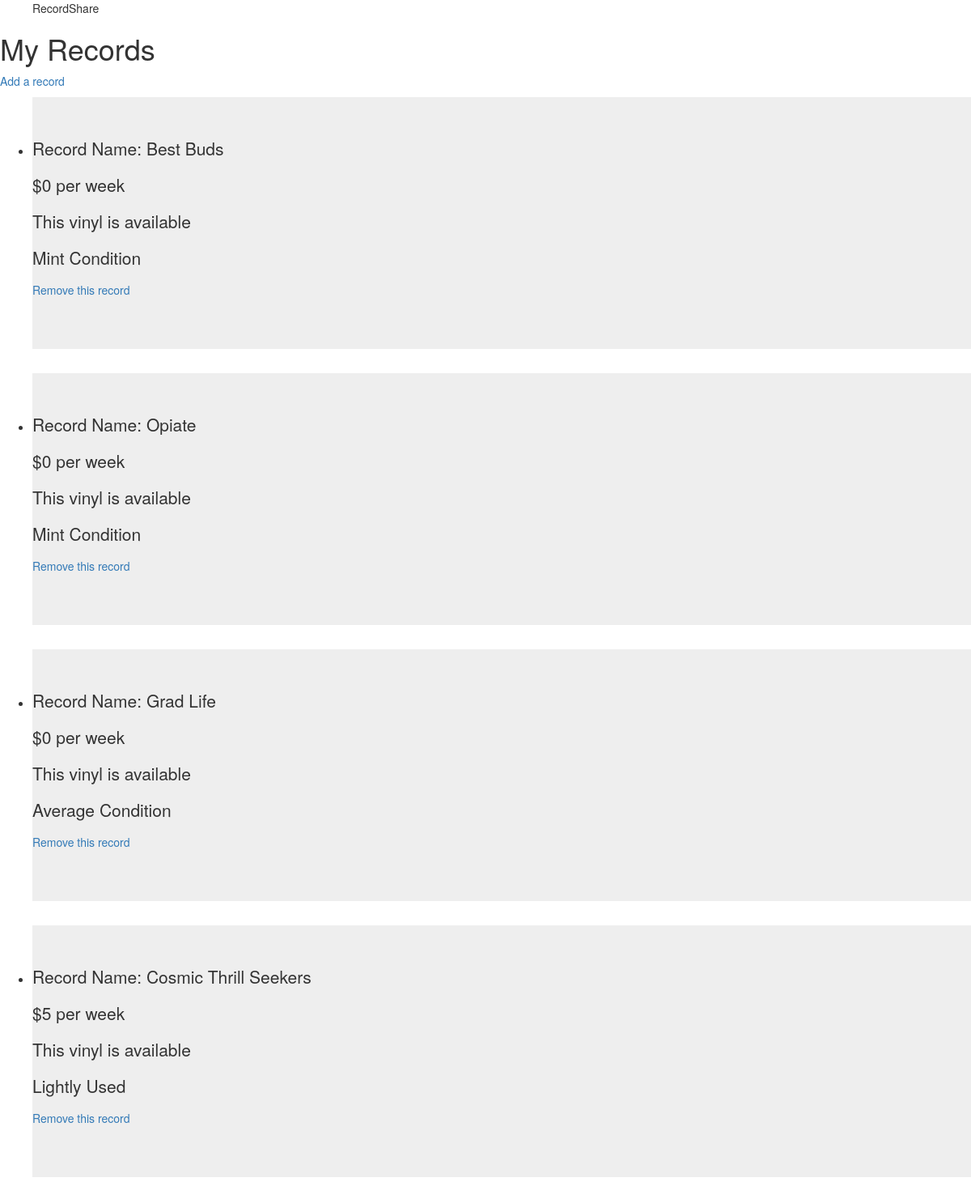
The page / on the database its author committed.
### records/models.py (models this page shows, shortened)
class Records(models.Model):
    MINT = 'MINT'
    LIGHT = 'LIGHTLY'
    AVG = 'AVERAGE'
    HEAVY = 'HEAVILY'
    CONDITION_CHOICES = [
        (MINT, 'Mint'),
        (LIGHT, 'Light'),
        (AVG, 'Average'),
        (HEAVY, 'Heavy'),
    ]
    name = models.CharField(max_length=50)
    condition = models.CharField(max_length=10, choices=CONDITION_CHOICES, default = AVG)
    is_available = models.BooleanField(default=True)
    price = models.IntegerField(default=0)

### records/views.py (the view)
# urls.py: path("", views.index, name='index'),
def index(request):
    record_list = Records.objects.all()
    context = {
        'record_list': record_list,
    }
    return render(request, 'records/index.html', context)

### records/templates/records/index.html (shortened to what this page needs)
{% extends 'records/base.html' %}
{% load static %}
{% block content %}
  <h1>My Records</h1>
  <a href="{% url 'records:create' %}"<p>Add a record</p></a>
  <ul>
    {% for records in record_list %}
    <div class="jumbotron">
      <li>
        <p>Record Name: {{records.name}}</p>
        <p>${{records.price}} per week</p>
        {% ifequal records.is_available True %}
          <p>This vinyl is available</p>
        {% endifequal %}
        {% ifequal records.condition 'MINT' %}
          <p>Mint Condition</p>
        {% endifequal %}
        {% ifequal records.condition 'LIGHTLY' %}
          <p>Lightly Used</p>
        {% endifequal %}
        {% ifequal records.condition 'AVERAGE' %}
          <p>Average Condition</p>
        {% endifequal %}
        <a href="{% url 'records:delete'  records.id %}"<p>Remove this record</p></a>
      </li>
    </div>
    {% endfor %}
  </ul>
{% endblock %}

### rows shown on the page
Records: name "Best Buds", price "0"
Records: name "Opiate", price "0"
Records: name "Grad Life", price "0"
Records: name "Cosmic Thrill Seekers", price "5"
